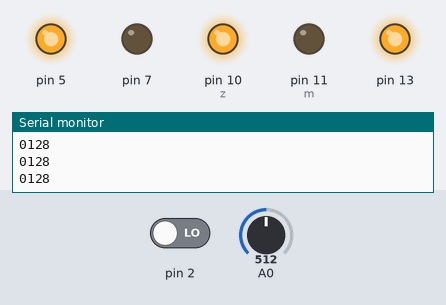
A sketch run on a simulated Arduino Uno, built with avr-gcc and run on an emulated ATmega328P. On the bench: output pins drawn as LEDs (lit = HIGH), the last lines printed to the serial monitor. The inputs (shaded band) are chosen by the test bench; at power-on: A0 = 512, pin 2 LOW.

Above: at 1.2 s.
1.3 s: A0 set to 245
At 2.3 s:
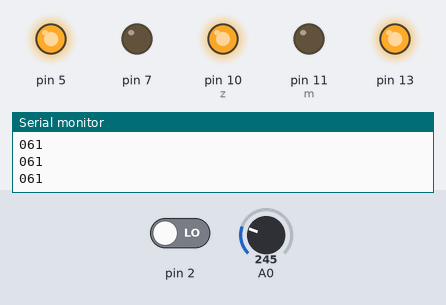
2.8 s: pin 2 driven HIGH
At 3.1 s:
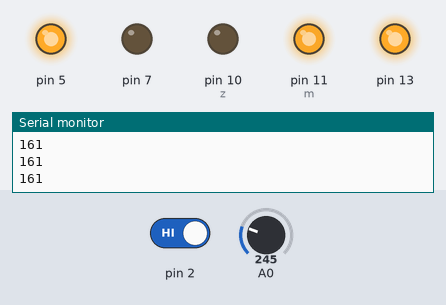
4.3 s: A0 set to 256
At 5.5 s:
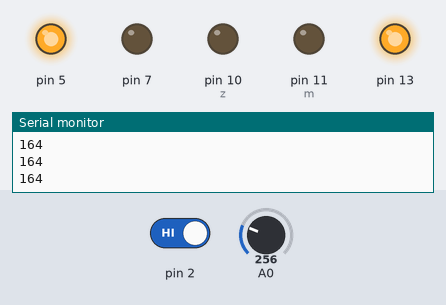
5.8 s: pin 2 driven LOW
At 6.6 s:
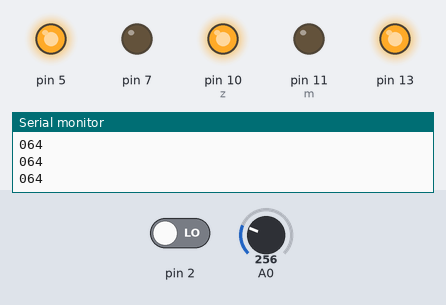
7.3 s: A0 set to 122
At 7.9 s:
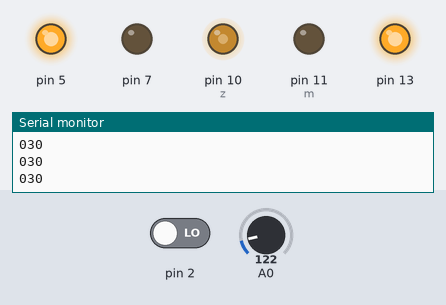
8.8 s: pin 2 driven HIGH
At 10.1 s:
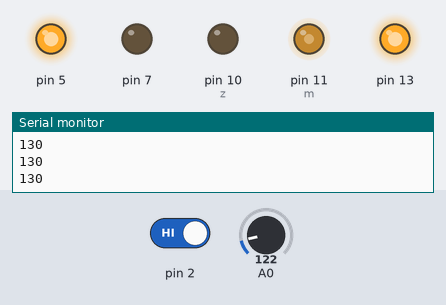
Timing chart, 0 to 11.3 s (numbered marks = the images above; inputs shaded):
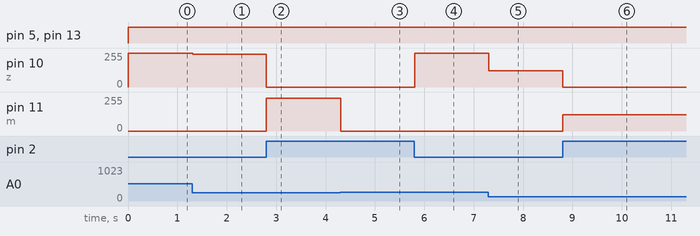

The sketch:

Motor_speed_control_direction.ino
```cpp
 int x ,z=10 ,m=11 ;
 boolean i=false;

void setup() {
Serial.begin(9600);
pinMode(A0,INPUT);
pinMode(13,OUTPUT);
pinMode(z,OUTPUT);
pinMode(m,OUTPUT);
pinMode(5,OUTPUT);
pinMode(7,OUTPUT);
attachInterrupt(digitalPinToInterrupt(2),blink,CHANGE);


}

void loop() {
digitalWrite(13,HIGH);
digitalWrite(5,HIGH);
digitalWrite(7,LOW);
x=analogRead(A0);
if ((x/4)>255)
{
  x=4*255;
}
Serial.print(digitalRead(2));
Serial.println(x/4);
if (i)
{
  z=11;
  m=10;
}
if (!i)
{
  z=10;
  m=11;
}
analogWrite(z,x);
analogWrite(m,LOW);


}

void blink()
{
  digitalWrite(7,HIGH);
  digitalWrite(5,LOW);
  i=!i;

}
```

Measured:
- the behaviour switches between 255 and 256 on A0 (found by bisection; images 2 and 3)
- after the input at 1.3 s, pin 10 (z): 255/255 → 245/255 at once
- after the input at 2.8 s, pin 10 (z): 245/255 → 0/255 at once; pin 11 (m): 0/255 → 245/255 at once
- after the input at 4.3 s, pin 11 (m): 245/255 → 0/255 at once
- after the input at 5.8 s, pin 10 (z): 0/255 → 255/255 at once
- after the input at 7.3 s, pin 10 (z): 255/255 → 122/255 at once
- after the input at 8.8 s, pin 10 (z): 122/255 → 0/255 at once; pin 11 (m): 0/255 → 122/255 at once
